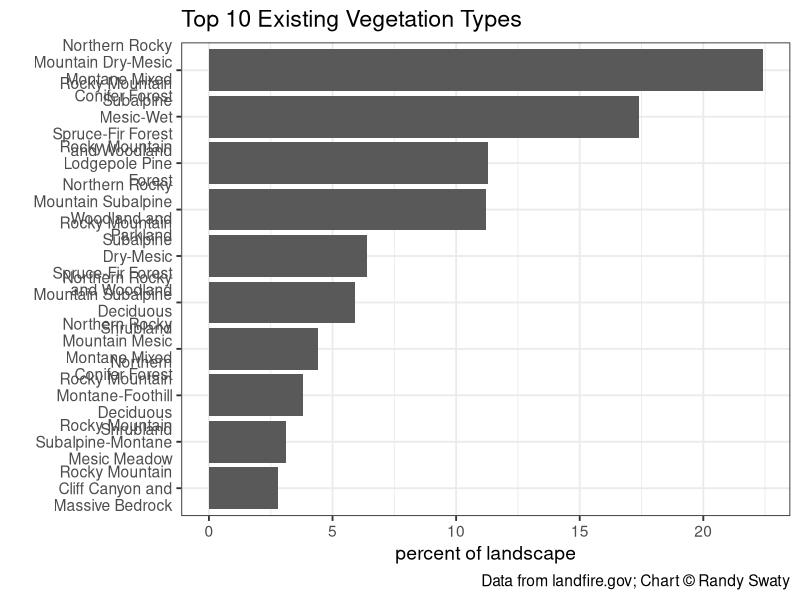
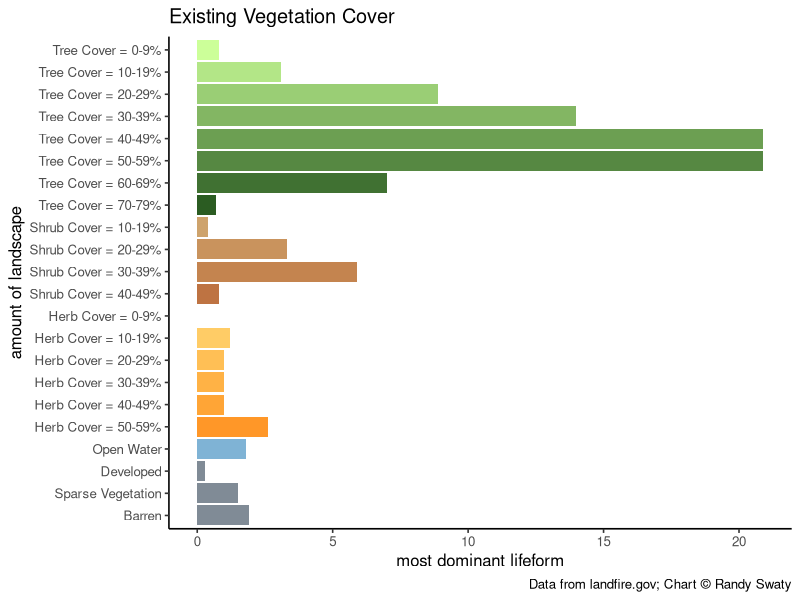
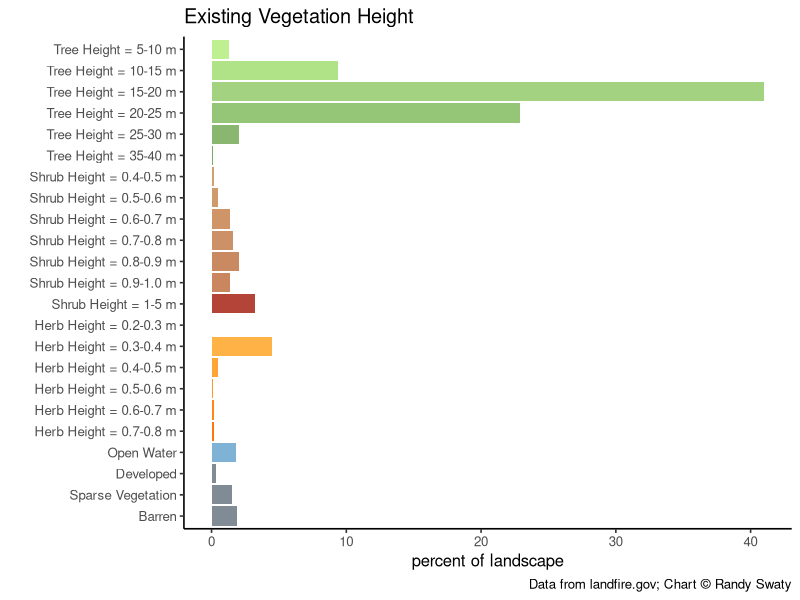

The R script that drew these images, in order:
## ---- chunk 1
library(tidyverse)

## ---- chunk 2
evtname <- read.csv(file = "data/evt_aoi_attributes.csv") %>%
  group_by(EVT_NAME) %>%
  summarize(ACRES = sum(ACRES),
            REL_PERCENT = sum(REL_PERCENT)) %>%
  arrange(desc(REL_PERCENT)) %>%
  top_n(n = 10, wt = REL_PERCENT)

# plot
evtChart <-
  ggplot(data = evtname, aes(x = EVT_NAME, y = REL_PERCENT)) +
  geom_bar(stat = "identity") +
  labs(
    title = "Top 10 Existing Vegetation Types",
    caption = "Data from landfire.gov; Chart © Randy Swaty",
    x = "",
    y = "percent of landscape") +
  scale_x_discrete(limits = rev(evtname$EVT_NAME),
                   labels = function(x) str_wrap(x, width = 18)) +
  coord_flip() +
  theme_bw(base_size = 14)



evtChart
## ---- chunk 3
evcname <- read.csv("data/evc_aoi_attributes.csv")

# create "type" column based on conditions
evcname <- evcname %>% mutate(type = if_else(VALUE %in% 11, "Open Water",
                                             if_else(VALUE %in% 12, "Snow / Ice",
                                                     if_else(VALUE %in% c(13:25), "Developed",
                                                             if_else(VALUE %in% 31, "Barren",
                                                                     if_else(VALUE %in% c(60:70), "Agriculture",
                                                                             if_else(VALUE %in% 32, "Quarries",
                                                                                     if_else(VALUE %in% 100, "Sparse Vegetation",
                                                                                             if_else(VALUE %in% c(101:199), "Tree",
                                                                                                     if_else(VALUE %in% c(201:299), "Shrub",
                                                                                                             if_else(VALUE %in% c(301:399), "Herb",
                                                                                                                     "Other")))))))))))

# create reverse substr() function
revSubstr <- function(x, start, stop) {
  x <- strsplit(x, "")
  sapply(x, 
         function(x) paste(rev(rev(x)[start:stop]), collapse = ""), 
         USE.NAMES = FALSE)  }

# create cover column based on 2nd and 3rd to last values of classname
# if "Other" type, make 0
evcname <- evcname %>% mutate(cover = as.numeric(if_else(VALUE > 100,
                                                         revSubstr(evcname$CLASSNAMES, start = 2, stop = 3),
                                                         "0")))

# create bin breaks for grouping
breaks <- seq(0, 100, 10)
# create intervals for grouping and summarize
# also create factor order for "type"
evcgroup <- evcname %>%
  mutate(interval = cut(cover,
                        breaks, 
                        include.lowest = TRUE, 
                        right = T,
                        labels = c("0-9", "10-19", "20-29", "30-39", "40-49", "50-59", "60-69", "70-79", 
                                   "80-89", "90-100")),
         type = factor(type, levels = c("Tree", "Shrub", "Herb", "Open Water", "Snow / Ice", "Developed", "Agriculture", "Sparse Vegetation", "Barren", "Quarries", "Other"))) %>%
  group_by(type, interval) %>%
  summarize(Freq = sum(Freq),
            ACRES = sum(ACRES),
            REL_PERCENT = sum(REL_PERCENT))

# add label and legend names based on condition
evcgroup <- evcgroup %>% mutate(label = if_else(type %in% c("Tree", "Shrub", "Herb"),
                                                paste0(type, " Cover = ", interval, "%"), as.character(type)),
                                legend = if_else(type %in% c("Tree", "Shrub", "Herb", "Open Water"),
                                                 type, as.factor("Other")))

# turn current label order to factors
evclabel.list <- evcgroup$label
evcgroup <- evcgroup %>% mutate(label = fct_rev(factor(label, evclabel.list)))



# create factor level colors for legend (original from Myles)
## cols <- c("Tree" = "#196F3D", "Shrub" = "#229954", "Herb" = "#52BE80", "Open Water" = "#7FB3D5",
##          "Other" = "#808B96")

# join in custom cols column to color bars by specific label

evc_group_cols <- read.csv("data/evc_group_cols.csv")

evcgroup <- left_join(evcgroup, evc_group_cols, by = "label")

evcgroup$label <- factor(evcgroup$label, levels = rev(evcgroup$label))

evcgroup <- evcgroup %>%
  filter(REL_PERCENT > 0.01)

# plot
evcChart <-
  ggplot(data = evcgroup, aes(x = label, y = REL_PERCENT, fill = colors)) +
  geom_bar(stat = "identity") +
  labs(
    title = "Existing Vegetation Cover",
    caption = "Data from landfire.gov; Chart © Randy Swaty",
    x = "amount of landscape",
    y = "most dominant lifeform") +
  scale_fill_identity() +
  coord_flip() +
  theme_classic(base_size = 12)+
  theme(legend.position = "none") 


evcChart


## ---- chunk 4

# load evh attribute table
evhname <- read.csv(file = "data/evh_aoi_attributes.csv")


# create "type" column based on conditions
evhname <- evhname %>% mutate(type = if_else(VALUE %in% 11, "Open Water",
                                             if_else(VALUE %in% 12, "Snow / Ice",
                                                     if_else(VALUE %in% c(13:25), "Developed",
                                                             if_else(VALUE %in% 31, "Barren",
                                                                     if_else(VALUE %in% c(60:70), "Agriculture",
                                                                             if_else(VALUE %in% 32, "Quarries",
                                                                                     if_else(VALUE %in% 100, "Sparse Vegetation",
                                                                                             if_else(VALUE %in% c(101:199), "Tree",
                                                                                                     if_else(VALUE %in% c(201:299), "Shrub",
                                                                                                             if_else(VALUE %in% c(301:399), "Herb",
                                                                                                                     "Other"))))))))))) %>%
  mutate(height_m = if_else(type %in% "Tree", (VALUE -100),
                            if_else(type %in% "Shrub", ((VALUE - 200) / 10),
                                    if_else(type %in% "Herb", ((VALUE - 300) / 10), 0))) %>%
           as.character() %>% as.numeric())

# create bin breaks for grouping
breaks <- c(0, 0.1, 0.2, 0.3, 0.4, 0.5, 0.6, 0.7, 0.8, 0.9, 1, 5, 10, 15, 20, 25, 30, 35, 40, 45, 50, 55, 60, 65, 70, 75, 80, 85, 90, 95, 100)

# create intervals for grouping and summarize
# also create factor order for "type"
evhgroup <- evhname %>%
  mutate(interval = cut(height_m,
                        breaks, 
                        include.lowest = TRUE, 
                        right = F,
                        labels = c("0", "0.1-0.2", "0.2-0.3", "0.3-0.4" ,"0.4-0.5", "0.5-0.6", "0.6-0.7", "0.7-0.8", "0.8-0.9", "0.9-1.0", "1-5", "5-10", "10-15", "15-20", "20-25", "25-30", "30-35", "35-40", "40-45", "45-50", "50-55", "55-60", "60-65", "65-70", "70-75", "75-80", "80-85", "85-90", "90-95", "95-100")),
         type = factor(type, levels = c("Tree", "Shrub", "Herb", "Open Water", "Snow / Ice", "Developed", "Agriculture", "Sparse Vegetation", "Barren", "Quarries", "Other"))) %>%
  group_by(type, interval) %>%
  summarise(VALUE = sum(VALUE),
            ACRES = sum(ACRES),
            REL_PERCENT = sum(REL_PERCENT))



# add label and legend names based on condition
evhgroup <- evhgroup %>% mutate(label = if_else(type %in% c("Tree", "Shrub", "Herb"),
                                                paste0(type, " Height = ", interval, " m"), as.character(type)),
                                legend = if_else(type %in% c("Tree", "Shrub", "Herb", "Open Water"),
                                                 type, as.factor("Other")))
# turn current label order to factors
evhlabel.list <- evhgroup$label
evhgroup <- evhgroup %>% mutate(label = fct_rev(factor(label, evhlabel.list)))

# create factor level colors for legend
##cols <- c("Tree" = "#196F3D", "Shrub" = "#229954", "Herb" = "#52BE80", "Open Water" = "#7FB3D5","Other" = "#808B96")

# join in custom cols column to color bars by specific label

evh_group_cols <- read.csv("data/evh_group_cols.csv")

evhgroup <- left_join(evhgroup, evh_group_cols, by = "label")

evhgroup$label <- factor(evhgroup$label, levels = rev(evhgroup$label))

evhgroup <- evhgroup %>%
  filter(REL_PERCENT > 0.01)

# plot
evhChart <-
ggplot(data = evhgroup, aes(x = label, y = REL_PERCENT, fill = colors)) +
  geom_bar(stat = "identity") +
  labs(
    title = "Existing Vegetation Height",
    caption = "Data from landfire.gov; Chart © Randy Swaty",
    x = "",
    y = "percent of landscape") +
  scale_fill_identity() +
  coord_flip() +
  theme_classic(base_size = 12)+
  theme(legend.position = "none")

evhChart



# plot with original color scheme
# evhChart <-
# ggplot(data = evhgroup, aes(x = label, y = REL_PERCENT, fill = legend)) +
#   geom_bar(stat = "identity") +
#   labs(
#     title = "Existing Vegetation Height",
#     subtitle = "landscape_name",
#     caption = "Data from landfire.gov.",
#     x = "",
#     y = "percent of landscape") +
#   scale_fill_manual(values = cols, name = "") +
#   coord_flip() +
#   theme_bw()
# 
# evhChart





